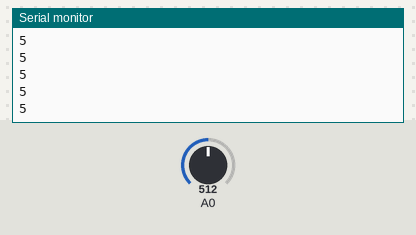
Simulated run of this sketch. Board: Arduino Uno, built with avr-gcc and run on an emulated ATmega328P. Parts: the last lines printed to the serial monitor. The inputs (shaded band) are chosen by the test bench; at power-on: A0 = 512.

Above: at 1.2 s.
1.3 s: A0 set to 716
At 1.9 s:
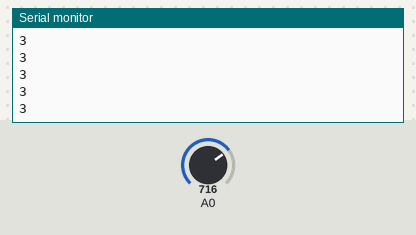
2.8 s: A0 set to 900
At 3.6 s:
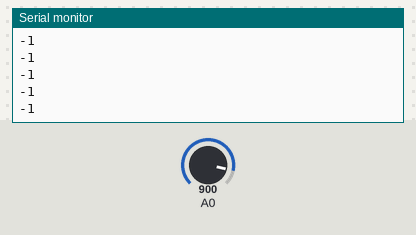
Timing chart, 0 to 5.8 s (numbered marks = the images above; inputs shaded):
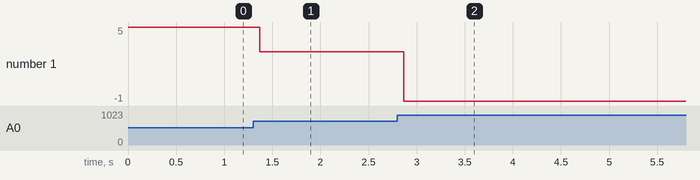

Measured:
- after the input at 1.3 s, the serial monitor: prints a new line after 0.07 s (image 1)
- after the input at 2.8 s, the serial monitor: prints a new line after 0.07 s (image 2)
- plotted number 1: 5 → 3 after the input at 1.3 s, 3 → -1 after the input at 2.8 s

The sketch:

RotarySwitch.ino
```cpp
/*
  Rotary Switch reading on an analog input
  Uses a range of fixed resistors to create ten voltage dividers
  so you can read a 10-position rotary switch with one analog input

  circuit:
  - common pin of rotry switch to Vcc
  - 10Kilohm resistor connects common pin of rotary switch
    to Vcc
  - 10 different fixed resistors connect other pins of switch
    to ground

  created 26 Feb 2019
  by Tom Igoe
*/
// ADC readings for the 10 positions, determined by experiment.
// your values will depend on your resistors:
int settings [] = {880, 865, 795, 760, 700, 625, 340, 265, 230, 195};

void setup() {
  Serial.begin(9600);
}

void loop() {
  // readings vary by +/- 3 points. That's noise:
  int noise = 3;
  // the current setting:
  int thisSetting = -1;
  // read the switch:
  int sensorReading = analogRead(A0);
  // iterate over the possible readings:
  for (int pos = 0; pos < 10; pos++) {
    // if the difference between the sensor reading
    // and a given setting is less than the noise,
    // than the given setting is the one you are on:
    if (abs(sensorReading - settings[pos] <= noise) ) {
      thisSetting = pos;
    }
  }
  // after checking all, print the current setting:
  Serial.println(thisSetting);
}
```
